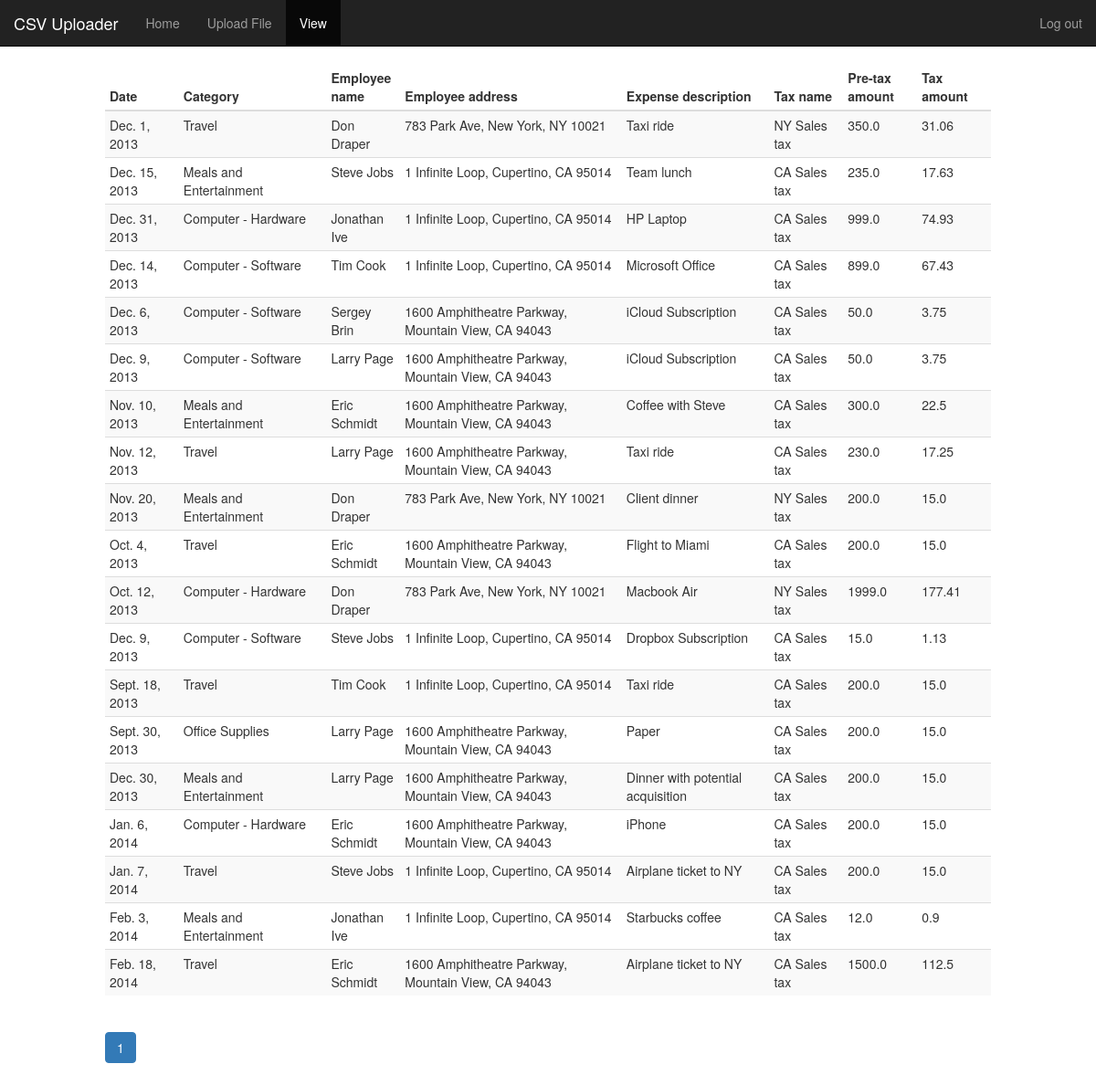
The page /posts/ (signed in) on the database its author committed.
### test_app/models.py (models this page shows)
class Tax(models.Model):
    name = models.CharField(max_length=50)
    amount = models.FloatField()
    category = models.CharField(max_length=50)
    exp_description = models.CharField(max_length=100)
    pre_tax_amount = models.FloatField()
    tax_date = models.DateField()
    employee = models.ForeignKey(Employee, on_delete=models.CASCADE)
    post = models.ForeignKey(Post, on_delete=models.CASCADE)

class Employee(models.Model):
    name = models.CharField(max_length=35)
    address = models.CharField(max_length=100)

### test_app/views.py (the view)
# urls.py: url(r'^posts/$', views.posts, name='posts'),
def posts(request):
    if request.user.is_authenticated:
        try:
            page = int(request.GET.get('page', 1))
        except ValueError:
            return render_error(request, 'Invalid page number')
        if not page > 0:
            return render_error(request, 'Invalid page number')
        pages_count = math.ceil(Tax.objects.all().count() / RECORDS_PER_PAGE)
        taxes = Tax.objects.all()[RECORDS_PER_PAGE * (page - 1):page * RECORDS_PER_PAGE]
        return render(request, 'posts.html', {'data': taxes, 'nbar': 'posts',
                                              'pages': range(1, int(pages_count + 1)),
                                              'active_page': page})
    else:
        return redirect('login')

### test_app/templates/posts.html
{% extends 'base.html' %}
{% block content %}
    {% load static %}
    {% load bootstrap3 %}
    {% bootstrap_css %}
    <div class="fluid-container col-lg-10 col-lg-offset-1">
        <table class="table table-striped table-condensed">
            <thead>
            <tr>
                <th class="col-lg-1">Date</th>
                <th class="col-lg-2">Category</th>
                <th class="col-lg-1">Employee name</th>
                <th class="col-lg-3">Employee address</th>
                <th class="col-lg-2">Expense description</th>
                <th class="col-lg-1">Tax name</th>
                <th class="col-lg-1">Pre-tax amount</th>
                <th class="col-lg-1">Tax amount</th>
            </tr>
            </thead>
            <tbody>
            {% for record in data %}
                <tr>
                    <td> {{ record.tax_date }}</td>
                    <td> {{ record.category }} </td>
                    <td> {{ record.employee.name }} </td>
                    <td> {{ record.employee.address }} </td>
                    <td> {{ record.exp_description }} </td>
                    <td> {{ record.name }} </td>
                    <td> {{ record.pre_tax_amount }} </td>
                    <td> {{ record.amount }} </td>
                </tr>
            {% endfor %}
            </tbody>
        </table>
        <ul class="pagination align-right">
            {% for index in pages %}
                <li class="{% if index == active_page %}active{% endif %}"><a
                        href="/posts?page={{ index }}">{{ index }}</a></li>
            {% endfor %}
        </ul>
    </div>
    <br>
{% endblock %}

### test_app/templates/base.html (shortened to what this page needs)
{% load bootstrap3 %}
<!DOCTYPE html>
<html>
<head>
    {% load static %}
    <link rel="stylesheet" type="text/css" href="{% static 'style.css' %}"/>
</head>
<body>
<nav class="navbar navbar-inverse navbar-fixed-top">
    <div class="container-fluid">
        <div class="navbar-header">
            <a class="navbar-brand" href="{% url 'home' %}">CSV Uploader</a>
        </div>
        <ul class="nav navbar-nav">
            <li class="{% if nbar == 'home' %}active{% endif %}"><a href="{% url 'home' %}">Home</a></li>
            <li class="{% if nbar == 'upload' %}active{% endif %}"><a href="{% url 'upload' %}">Upload File</a></li>
            <li class="{% if nbar == 'posts' %}active{% endif %}"><a href="/posts">View</a></li>
        </ul>
    <ul class="nav navbar-nav navbar-right">
         <li><a href="{% if not user.is_authenticated %}{% url 'login' %}{% else %}{% url 'logout' %}{% endif %}">
                {% if not user.is_authenticated %}
                    Log in
                {% else %}
                    Log out
                {% endif %}
            </a></li>
    </ul>
    </div>
</nav>
<div class="content-container">
    {% block content %}
    {% endblock %}
</div>
</body>
</html>

### test_app/static/style.css (style rules this page uses)
.content-container { padding-top: 70px; }

### rows shown on the page
Tax: tax_date "Dec. 1, 2013", category "Travel", employee.name "Don Draper", employee.address "783 Park Ave, New York, NY 10021", exp_description "Taxi ride", name "NY Sales tax", pre_tax_amount "350.0", amount "31.06"
Tax: tax_date "Dec. 15, 2013", category "Meals and Entertainment", employee.name "Steve Jobs", employee.address "1 Infinite Loop, Cupertino, CA 95014", exp_description "Team lunch", name "CA Sales tax", pre_tax_amount "235.0", amount "17.63"
Tax: tax_date "Dec. 31, 2013", category "Computer - Hardware", employee.name "Jonathan Ive", employee.address "1 Infinite Loop, Cupertino, CA 95014", exp_description "HP Laptop", name "CA Sales tax", pre_tax_amount "999.0", amount "74.93"
Tax: tax_date "Dec. 14, 2013", category "Computer - Software", employee.name "Tim Cook", employee.address "1 Infinite Loop, Cupertino, CA 95014", exp_description "Microsoft Office", name "CA Sales tax", pre_tax_amount "899.0", amount "67.43"
Tax: tax_date "Dec. 6, 2013", category "Computer - Software", employee.name "Sergey Brin", employee.address "1600 Amphitheatre Parkway, Mountain View, CA 94043", exp_description "iCloud Subscription", name "CA Sales tax", pre_tax_amount "50.0", amount "3.75"
Tax: tax_date "Dec. 9, 2013", category "Computer - Software", employee.name "Larry Page", employee.address "1600 Amphitheatre Parkway, Mountain View, CA 94043", exp_description "iCloud Subscription", name "CA Sales tax", pre_tax_amount "50.0", amount "3.75"
Tax: tax_date "Nov. 10, 2013", category "Meals and Entertainment", employee.name "Eric Schmidt", employee.address "1600 Amphitheatre Parkway, Mountain View, CA 94043", exp_description "Coffee with Steve", name "CA Sales tax", pre_tax_amount "300.0", amount "22.5"
Tax: tax_date "Nov. 12, 2013", category "Travel", employee.name "Larry Page", employee.address "1600 Amphitheatre Parkway, Mountain View, CA 94043", exp_description "Taxi ride", name "CA Sales tax", pre_tax_amount "230.0", amount "17.25"
Tax: tax_date "Nov. 20, 2013", category "Meals and Entertainment", employee.name "Don Draper", employee.address "783 Park Ave, New York, NY 10021", exp_description "Client dinner", name "NY Sales tax", pre_tax_amount "200.0", amount "15.0"
Tax: tax_date "Oct. 4, 2013", category "Travel", employee.name "Eric Schmidt", employee.address "1600 Amphitheatre Parkway, Mountain View, CA 94043", exp_description "Flight to Miami", name "CA Sales tax", pre_tax_amount "200.0", amount "15.0"
Tax: tax_date "Oct. 12, 2013", category "Computer - Hardware", employee.name "Don Draper", employee.address "783 Park Ave, New York, NY 10021", exp_description "Macbook Air", name "NY Sales tax", pre_tax_amount "1999.0", amount "177.41"
Tax: tax_date "Dec. 9, 2013", category "Computer - Software", employee.name "Steve Jobs", employee.address "1 Infinite Loop, Cupertino, CA 95014", exp_description "Dropbox Subscription", name "CA Sales tax", pre_tax_amount "15.0", amount "1.13"
Tax: tax_date "Sept. 18, 2013", category "Travel", employee.name "Tim Cook", employee.address "1 Infinite Loop, Cupertino, CA 95014", exp_description "Taxi ride", name "CA Sales tax", pre_tax_amount "200.0", amount "15.0"
Tax: tax_date "Sept. 30, 2013", category "Office Supplies", employee.name "Larry Page", employee.address "1600 Amphitheatre Parkway, Mountain View, CA 94043", exp_description "Paper", name "CA Sales tax", pre_tax_amount "200.0", amount "15.0"
Tax: tax_date "Dec. 30, 2013", category "Meals and Entertainment", employee.name "Larry Page", employee.address "1600 Amphitheatre Parkway, Mountain View, CA 94043", exp_description "Dinner with potential acquisition", name "CA Sales tax", pre_tax_amount "200.0", amount "15.0"
Tax: tax_date "Jan. 6, 2014", category "Computer - Hardware", employee.name "Eric Schmidt", employee.address "1600 Amphitheatre Parkway, Mountain View, CA 94043", exp_description "iPhone", name "CA Sales tax", pre_tax_amount "200.0", amount "15.0"
Tax: tax_date "Jan. 7, 2014", category "Travel", employee.name "Steve Jobs", employee.address "1 Infinite Loop, Cupertino, CA 95014", exp_description "Airplane ticket to NY", name "CA Sales tax", pre_tax_amount "200.0", amount "15.0"
Tax: tax_date "Feb. 3, 2014", category "Meals and Entertainment", employee.name "Jonathan Ive", employee.address "1 Infinite Loop, Cupertino, CA 95014", exp_description "Starbucks coffee", name "CA Sales tax", pre_tax_amount "12.0", amount "0.9"
Tax: tax_date "Feb. 18, 2014", category "Travel", employee.name "Eric Schmidt", employee.address "1600 Amphitheatre Parkway, Mountain View, CA 94043", exp_description "Airplane ticket to NY", name "CA Sales tax", pre_tax_amount "1500.0", amount "112.5"

### other values the page prints
{{ index }} "1"
